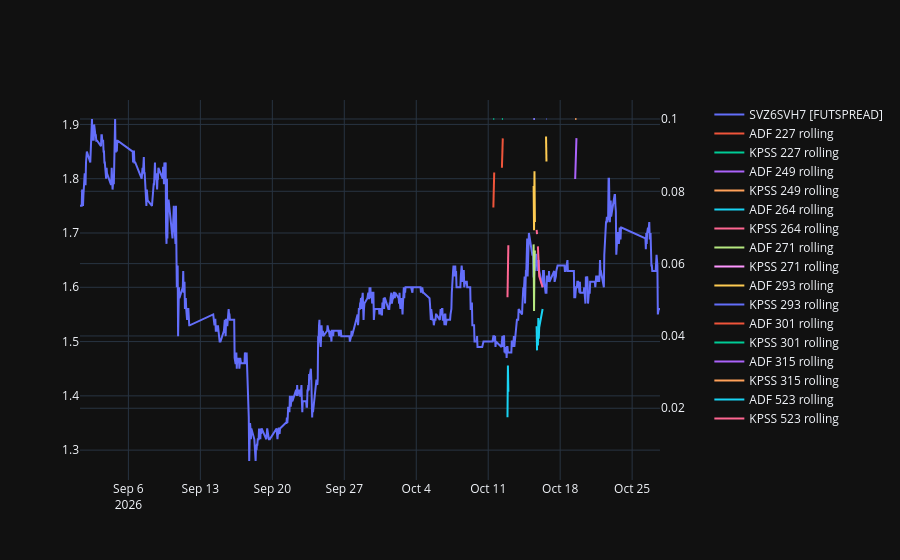

Source (notebook cell):
### Code cell
import re
import plotly.graph_objects as go
from plotly.subplots import make_subplots

fig = make_subplots(specs=[[{"secondary_y": True}]])
fig.add_trace(go.Scatter(x=df_aug['DATETIME'], y=df_aug['h-cleaned'], name=df_aug['TICKER'].iloc[1]), secondary_y=False)
# числовые суффиксы ADF
suffixes = sorted({match.group(1) for col in df_aug.columns if (match := re.fullmatch(r'ADF\s+(\d+)', col))}, key=int)  # подсказал ИИ

for suffix in suffixes:
    adf_col = f'ADF {suffix}'
    kpss_col = f'KPSS {suffix}'

    if kpss_col not in df_aug.columns:
        continue

    for col in [adf_col, kpss_col]:
        fig.add_trace(go.Scatter(x=df_aug['DATETIME'], y=df_aug[col], name=f'{col} rolling'), secondary_y=True)

fig.show()

### Figure 1 — Plotly figure (JSON) as saved in the notebook; plotly's stock layout.template omitted (floating-point values rounded to 4 significant figures; data arrays with more than 128 entries replaced by an {"elided": "..."} marker saying what was removed)
{"data": [{"name": "SVZ6SVH7 [FUTSPREAD]", "x": {"elided": "757 str values"}, "y": {"elided": "757 float values"}, "type": "scatter", "xaxis": "x", "yaxis": "y"}, {"name": "ADF 227 rolling", "x": {"elided": "757 str values"}, "y": {"elided": "757 float values"}, "type": "scatter", "xaxis": "x", "yaxis": "y2"}, {"name": "KPSS 227 rolling", "x": {"elided": "757 str values"}, "y": {"elided": "757 float values"}, "type": "scatter", "xaxis": "x", "yaxis": "y2"}, {"name": "ADF 249 rolling", "x": {"elided": "757 str values"}, "y": {"elided": "757 float values"}, "type": "scatter", "xaxis": "x", "yaxis": "y2"}, {"name": "KPSS 249 rolling", "x": {"elided": "757 str values"}, "y": {"elided": "757 float values"}, "type": "scatter", "xaxis": "x", "yaxis": "y2"}, {"name": "ADF 264 rolling", "x": {"elided": "757 str values"}, "y": {"elided": "757 float values"}, "type": "scatter", "xaxis": "x", "yaxis": "y2"}, {"name": "KPSS 264 rolling", "x": {"elided": "757 str values"}, "y": {"elided": "757 float values"}, "type": "scatter", "xaxis": "x", "yaxis": "y2"}, {"name": "ADF 271 rolling", "x": {"elided": "757 str values"}, "y": {"elided": "757 float values"}, "type": "scatter", "xaxis": "x", "yaxis": "y2"}, {"name": "KPSS 271 rolling", "x": {"elided": "757 str values"}, "y": {"elided": "757 float values"}, "type": "scatter", "xaxis": "x", "yaxis": "y2"}, {"name": "ADF 293 rolling", "x": {"elided": "757 str values"}, "y": {"elided": "757 float values"}, "type": "scatter", "xaxis": "x", "yaxis": "y2"}, {"name": "KPSS 293 rolling", "x": {"elided": "757 str values"}, "y": {"elided": "757 float values"}, "type": "scatter", "xaxis": "x", "yaxis": "y2"}, {"name": "ADF 301 rolling", "x": {"elided": "757 str values"}, "y": {"elided": "757 float values"}, "type": "scatter", "xaxis": "x", "yaxis": "y2"}, {"name": "KPSS 301 rolling", "x": {"elided": "757 str values"}, "y": {"elided": "757 float values"}, "type": "scatter", "xaxis": "x", "yaxis": "y2"}, {"name": "ADF 315 rolling", "x": {"elided": "757 str values"}, "y": {"elided": "757 float values"}, "type": "scatter", "xaxis": "x", "yaxis": "y2"}, {"name": "KPSS 315 rolling", "x": {"elided": "757 str values"}, "y": {"elided": "757 float values"}, "type": "scatter", "xaxis": "x", "yaxis": "y2"}, {"name": "ADF 523 rolling", "x": {"elided": "757 str values"}, "y": {"elided": "757 float values"}, "type": "scatter", "xaxis": "x", "yaxis": "y2"}, {"name": "KPSS 523 rolling", "x": {"elided": "757 str values"}, "y": {"elided": "757 float values"}, "type": "scatter", "xaxis": "x", "yaxis": "y2"}], "layout": {"xaxis": {"anchor": "y", "domain": [0.0, 0.94]}, "yaxis": {"anchor": "x", "domain": [0.0, 1.0]}, "yaxis2": {"anchor": "x", "overlaying": "y", "side": "right"}}}
